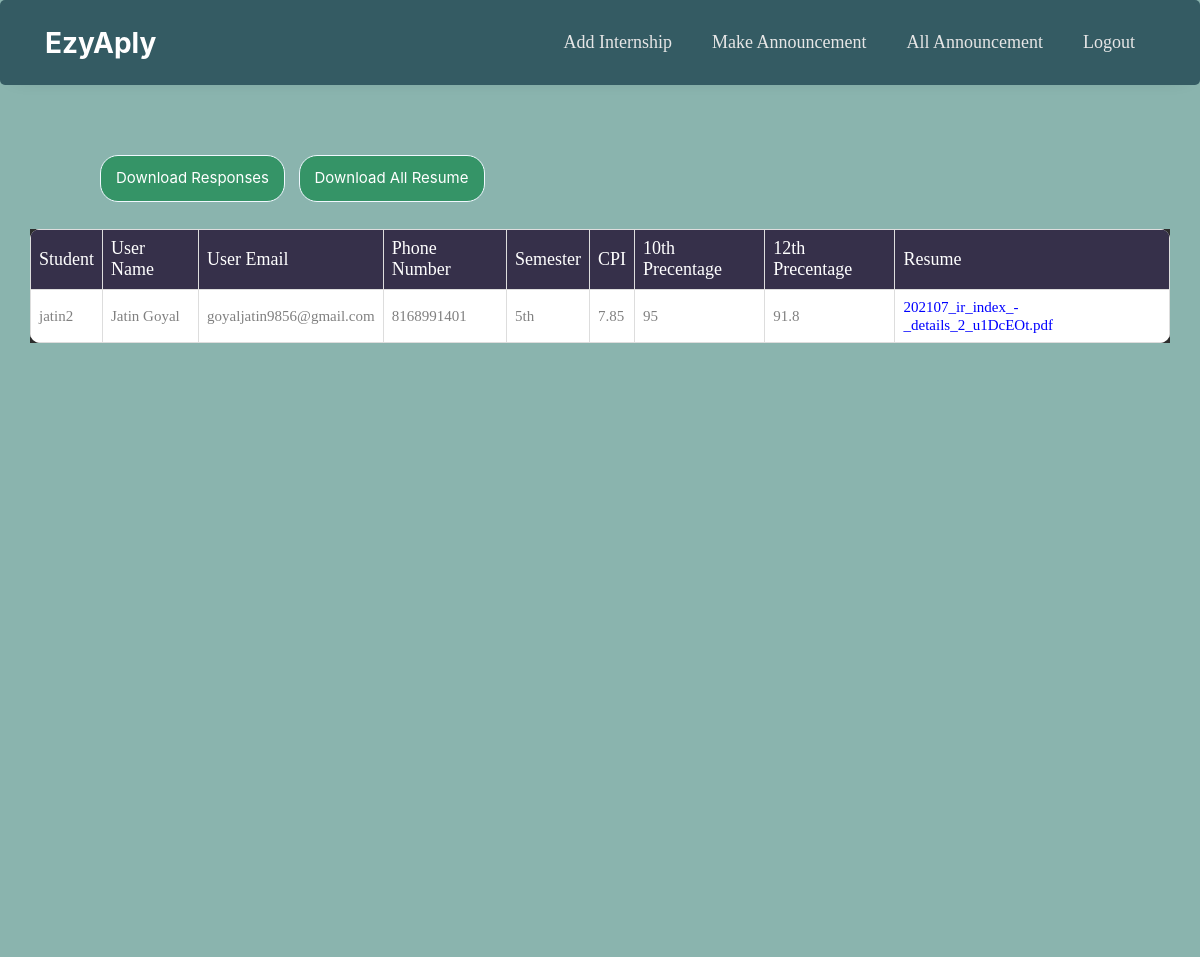
Page /view_responses/13 (signed in) on the earlier database version.
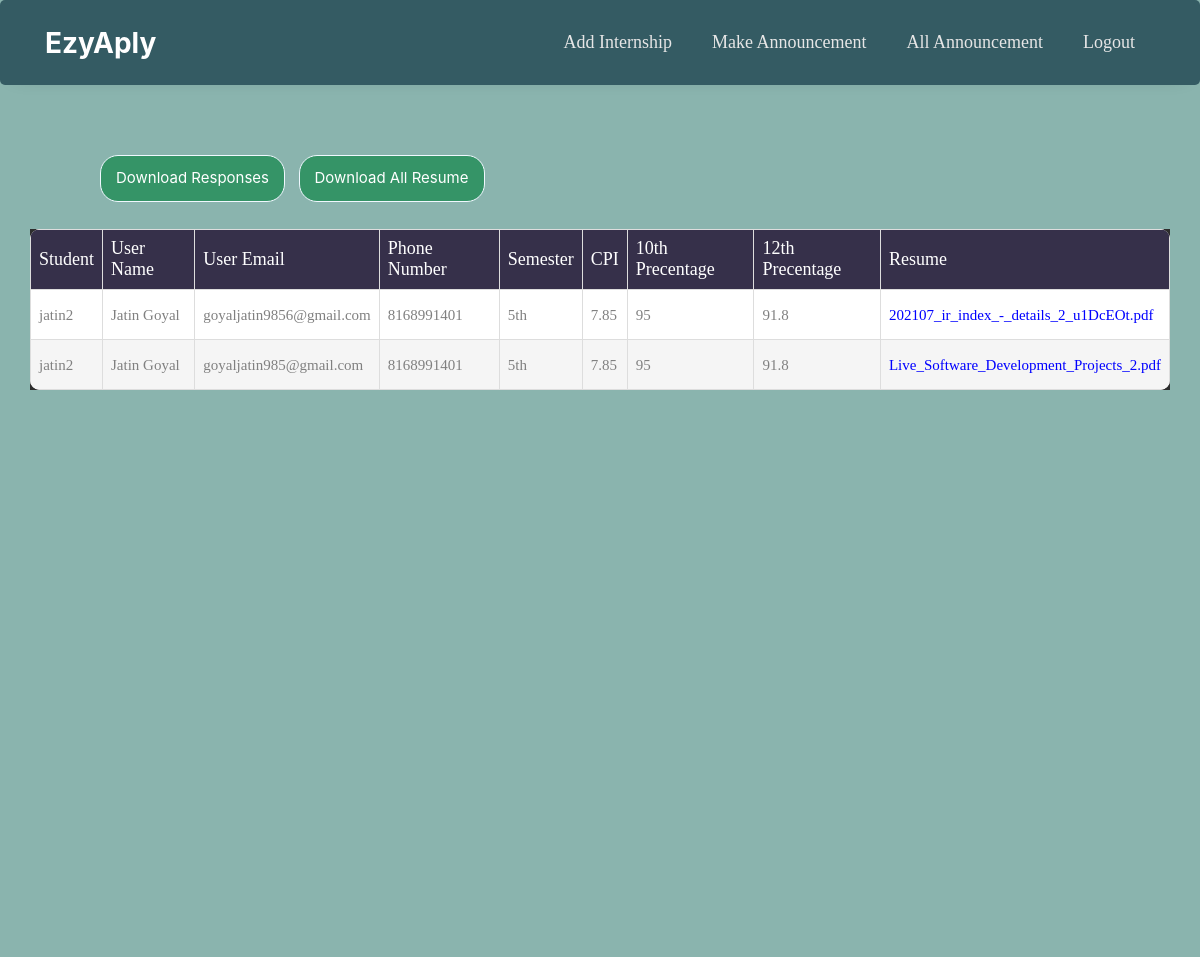
Same page on the later database version.
### ezyaplyapp/models.py (models this page shows)
class Apply(models.Model):
    a_id=models.AutoField(primary_key=True)
    user = models.ForeignKey(User,on_delete=models.CASCADE,null=True)
    internship=models.ForeignKey(Internships,on_delete=models.CASCADE,null=True)
    user_name=models.CharField(max_length=500,null=True)
    user_email=models.EmailField(null=True, blank=True)
    phone_number=models.CharField(max_length=200,null=True)
    sem=models.CharField(max_length=200,null=True)
    cpi=models.CharField(max_length=200,null=True)
    precentage_10=models.CharField(max_length=200,null=True)
    precentage_12=models.CharField(max_length=200,null=True)
    resume=models.FileField()
    def __str__(self):
        return f"{self.a_id}-{self.user}-{self.internship}"
    @property
    def imageURL(self):
        try:
            url = self.resume.url
        except:
        	url = ''
        return url

### ezyaplyapp/views.py (the view)
# urls.py: path('view_responses/<id>',views.view_responses,name='view_responses'),
@user_passes_test(super_user_check, login_url='login')
def view_responses(request, id):
    responses = Apply.objects.filter(internship=id)
    global response_id
    response_id = id
    print("===============------", responses)
    context = {
        'responses': responses,
        'email': request.user.email,
        'id': id
    }
    return render(request, 'view_responses.html', context)

### ezyaplyapp/models.py (called while the page is built)
    def __str__(self):
        return f"{self.iid}"

### ezyaplyapp/views.py (called while the page is built)
def super_user_check(user):
    return user.is_superuser

### ezyaplyapp/template/view_responses.html (shortened to what this page needs)
<!doctype html>
{% load static %}
<html lang="en">
  <head>
      <link rel="stylesheet" type="text/css" href="{% static 'table/vendor/bootstrap/css/bootstrap.min.css' %}">
      <link rel="stylesheet" type="text/css" href="{% static 'table/fonts/font-awesome-4.7.0/css/font-awesome.min.css' %}">
      <link rel="stylesheet" type="text/css" href="{% static 'table/vendor/animate/animate.css' %}">
      <link rel="stylesheet" type="text/css" href="{% static 'table/vendor/select2/select2.min.css' %}">
      <link rel="stylesheet" type="text/css" href="{% static 'table/vendor/perfect-scrollbar/perfect-scrollbar.css' %}">
      <link rel="stylesheet" type="text/css" href="{% static 'table/css/util.css' %}">
      <link rel="stylesheet" type="text/css" href="{% static 'table/css/main.css' %}">
	<link rel="stylesheet" href="https://stackpath.bootstrapcdn.com/font-awesome/4.7.0/css/font-awesome.min.css">
	<link rel="stylesheet" href="{% static 'navigation/css/style.css' %}">
    <link rel="stylesheet" href="https://maxcdn.bootstrapcdn.com/bootstrap/4.0.0/css/bootstrap.min.css">
  </head>
  <body>
    <nav class="navbar navbar-expand-lg ftco_navbar ftco-navbar-light1" id="ftco-navbar">
        <div class="container">
            <a class="navbar-brand" href="{% url 'admin_home' %}">EzyAply</a>
          <div class="collapse navbar-collapse" id="ftco-nav">
            <ul class="navbar-nav ml-auto">
                        <li class="nav-item"><a href="{% url 'add_internship'  %}" class="nav-link">Add Internship</a></li>
                <li class="nav-item"><a href="{% url 'announcement'  %}" class="nav-link">Make Announcement</a></li>
                <li class="nav-item"><a href="{% url 'all_announcement'  %}" class="nav-link">All Announcement</a></li>
                <li class="nav-item"><a href="{% url 'logout' %}" class="nav-link">Logout</a></li>
            </ul>
          </div>
        </div>
      </nav>
      <div style="margin-bottom: -65px;margin-top:50px;">
  <a href="{% url 'download'  %}"><button type="button" class="btn btn-success" style="padding: 11px 15px;
    font-size: 15px;border-color: aliceblue;
    border-radius: 18px;    background-color: #309263f0;margin:-3px 100px;">Download Responses</button></a>
    <a href="{% url 'download_resume'  %}"><button type="button" class="btn btn-success" style="padding: 11px 15px;
      font-size: 15px;
      border-color: aliceblue;
      border-radius: 18px;
      background-color: #309263f0;
      margin: 20px 24px;
      margin-left: -91px;">Download All Resume</button></a>
</div>
      <div class="limiter" style="background-color:#2d2d2d">
        <div class="container-table1002" >
          <div class="wrap-table1002" style="min-height: 82vh;">
            <div class="table100" style="background-color:#2d2d2d">
              <table>
                <thead>
                  <tr class="table100-head">
                    <th>Student</th>
                    <th>User Name</th>
                    <th>User Email</th>
          <th>Phone Number</th>
          <th>Semester</th>
          <th>CPI</th>
          <th>10th Precentage</th>
          <th>12th Precentage</th>
          <th>Resume</th>
                  </tr>
                </thead>
                <tbody>
                  {% for response in responses %}
                  <tr>
                    <td>{{ response.user }}</td>
                    <td>{{ response.user_name}}</td>
                    <td>{{ response.user_email}}</td>
                    <td>{{ response.phone_number }}</td>
                    <td>{{ response.sem }}</td>
                    <td>{{ response.cpi }}</td>
                    <td>{{ response.precentage_10 }}</td>
                    <td>{{ response.precentage_12 }}</td>
                    <td><a href="{{ response.imageURL }}" download="newfilename" style="color:blue;">{{ response.resume }}</a>
                    </td>
                  </tr>
                  {% endfor %}
                </tbody>
              </table>
            </div>
          </div>
        </div>
      </div>
  </body>
</html>

### static/table/css/main.css (style rules this page uses)
* { margin: 0px; padding: 0px; box-sizing: border-box; }
body, html { height: 100%; font-family: sans-serif; }
a { margin: 0px; transition: all 0.4s; -webkit-transition: all 0.4s; -o-transition: all 0.4s; -moz-transition: all 0.4s; }
ul, li { margin: 0px; list-style-type: none; }
button { outline: none !important; border: none; background: transparent; }
.limiter { width: 100%; margin: 0 auto; }
table { border-spacing: 1; border-collapse: collapse; background: white; border-radius: 10px; overflow: hidden; width: 100%; margin: 0 auto; position: relative; }
table * { position: relative; }
table td, table th { padding-left: 8px; }
table thead tr { height: 60px; background: #36304a; }
table tbody tr { height: 50px; }
table tbody tr:last-child { border: 0; }
table td, table th { text-align: left; }
.table100-head th { font-family: OpenSans-Regular; font-size: 18px; color: #fff; line-height: 1.2; font-weight: unset; }
tbody tr:nth-child(even) { background-color: #f5f5f5; }
tbody tr { font-family: OpenSans-Regular; font-size: 15px; color: #808080; line-height: 1.2; font-weight: unset; }

### ezyaplyapp/template/view_responses.html (style rules this page uses)
body { background: #eee }
body { background: #2d2d2d; }
body { background: #8ab4ae; }
.ftco-navbar-light1 { background: #345B63; z-index: 3; padding: 10px 10px; font-size: 19px; border-radius: 5px; -webkit-box-shadow: 0px 5px 20px -17px rgb(0 0 0 / 34%); -moz-box-shadow: 0px 5px 20px -17px rgba(0, 0, 0, 0.34); box-shadow: 0px 5px 20px -17px rgb(0 0 0 / 34%); width: inherit; }
a { color: #ffffff; text-decoration: none; background-color: transparent; -webkit-text-decoration-skip: objects; }
.navbar-brand { display: inline-block; padding-top: .3125rem; padding-bottom: .3125rem; margin-right: 1rem; font-size: 1.75rem; line-height: inherit; white-space: nowrap; font-weight: 700; }
.ftco-navbar-light1 .navbar-nav > .nav-item > .nav-link { font-size: 18px; padding-top: 1.2rem; padding-bottom: 1.2rem; padding-left: 20px; padding-right: 20px; font-weight: 400; color: #e6e6e6; position: relative; opacity: 1 !important; font-family: Poppins-Regular; }
table { font-family: arial, sans-serif; border-collapse: collapse; width: 100%; }
td, th { border: 1px solid #dddddd; text-align: left; padding: 8px; }
tr:nth-child(even) { background-color: #dddddd; }
.container-table1002 { width: 100%; min-height: 100vh; background: #8ab4ae; display: -webkit-box; display: -webkit-flex; display: -moz-box; display: -ms-flexbox; display: flex; align-items: center; justify-content: center; flex-wrap: wrap; padding: 33px 30px; }

Differences in the rows shown:
added Apply: user "jatin2", user_name "Jatin Goyal", user_email "goyaljatin985@gmail.com", phone_number "8168991401", sem "5th", cpi "7.85", precentage_10 "95", precentage_12 "91.8", resume "Live_Software_Development_Projects_2.pdf"
